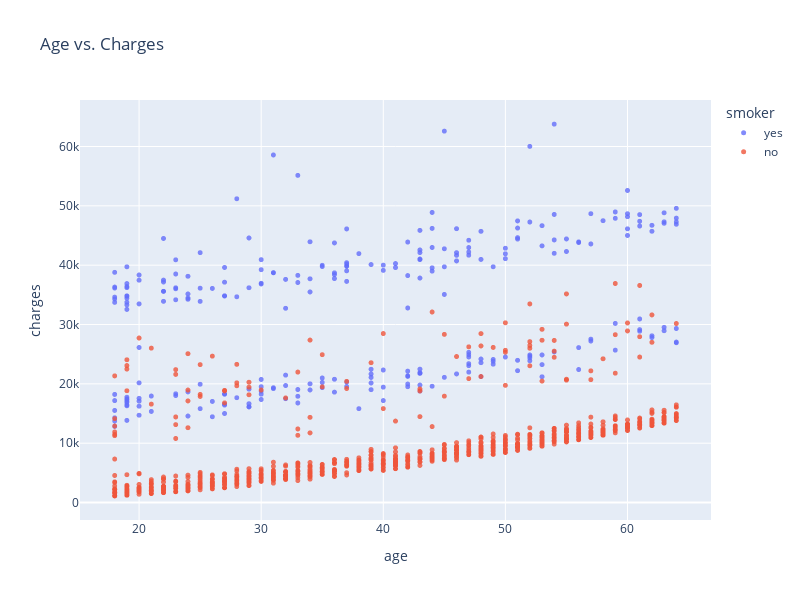

The cell this chart's notebook holds for it:
### Markdown cell above
Having looked at individual columns, we can now visualize the relationship between "charges" (the value we wish to predict) and other columns.

### Age and Charges

Let's visualize the relationship between "age" and "charges" using a scatter plot. Each point in the scatter plot represents one customer. We'll also use values in the "smoker" column to color the points.

### Code cell
fig = px.scatter(medical_df, 
                 x='age', 
                 y='charges', 
                 color='smoker', 
                 opacity=0.8, 
                 hover_data=['sex'], 
                 title='Age vs. Charges')
fig.update_layout(width=800,
    height=600)
fig.update_traces(marker_size=5)
fig.show()

### Figure 1 — Plotly figure (JSON) as saved in the notebook; plotly's stock layout.template omitted (floating-point values rounded to 4 significant figures; data arrays with more than 128 entries replaced by an {"elided": "..."} marker saying what was removed)
{"data": [{"customdata": {"elided": "274x1 str values"}, "hovertemplate": "smoker=yes<br>age=%{x}<br>charges=%{y}<br>sex=%{customdata[0]}<extra></extra>", "legendgroup": "yes", "marker": {"color": "#636efa", "opacity": 0.8, "size": 5, "symbol": "circle"}, "mode": "markers", "name": "yes", "showlegend": true, "type": "scattergl", "x": {"elided": "274 int values"}, "xaxis": "x", "y": {"elided": "274 float values"}, "yaxis": "y"}, {"customdata": {"elided": "1064x1 str values"}, "hovertemplate": "smoker=no<br>age=%{x}<br>charges=%{y}<br>sex=%{customdata[0]}<extra></extra>", "legendgroup": "no", "marker": {"color": "#EF553B", "opacity": 0.8, "size": 5, "symbol": "circle"}, "mode": "markers", "name": "no", "showlegend": true, "type": "scattergl", "x": {"elided": "1064 int values"}, "xaxis": "x", "y": {"elided": "1064 float values"}, "yaxis": "y"}], "layout": {"height": 600, "legend": {"title": {"text": "smoker"}, "tracegroupgap": 0}, "title": {"text": "Age vs. Charges"}, "width": 800, "xaxis": {"anchor": "y", "domain": [0, 1], "title": {"text": "age"}}, "yaxis": {"anchor": "x", "domain": [0, 1], "title": {"text": "charges"}}}}
